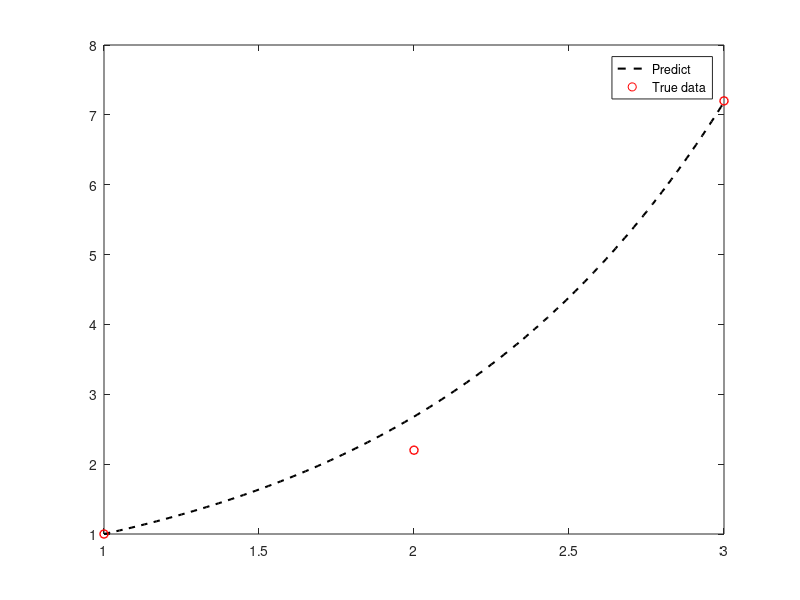

Source code (MATLAB):
%% import data
clc,clear;
ori=[15 12 10 8 8 7 6 6 6 5 4 4 4 3 3 3 3]';
mags2=2.*ones(11,1);
mags1=ones(24,1);
mags=[ori;mags2;mags1];
%% auto classify
add_mag_it=1;
mgs_num=zeros(length(mags),3);
for i=1:length(mags)
    if(sum(mgs_num(:,add_mag_it))<sum(mags)/3)
        mgs_num(i,add_mag_it)=mags(i);
    else 
        add_mag_it=add_mag_it+1;
        mgs_num(i,add_mag_it)=mags(i);
    end
end
alpha=zeros(1,3);
for k=1:3
    alpha(k)=length(find(mgs_num(:,k)));
end
x=[1 2 3];
alpha=alpha./alpha(1);
MSE=100;
for i=0.01:0.01:3
    n_MSE=0;
    for t=1:3
        n_MSE= n_MSE+ (alpha(t)-i^(x(t)-1))^2;
    end
    if(MSE<n_MSE)
        break;
    else
        MSE=n_MSE;
    end    
end
%% show result
predictx=1:0.01:3;
predicty=i.^(predictx-1);
plot(predictx,predicty,'k--','LineWidth',1.5),hold on;
scatter(x,alpha,'r','LineWidth',1),hold on;
legend('Predict','True data');